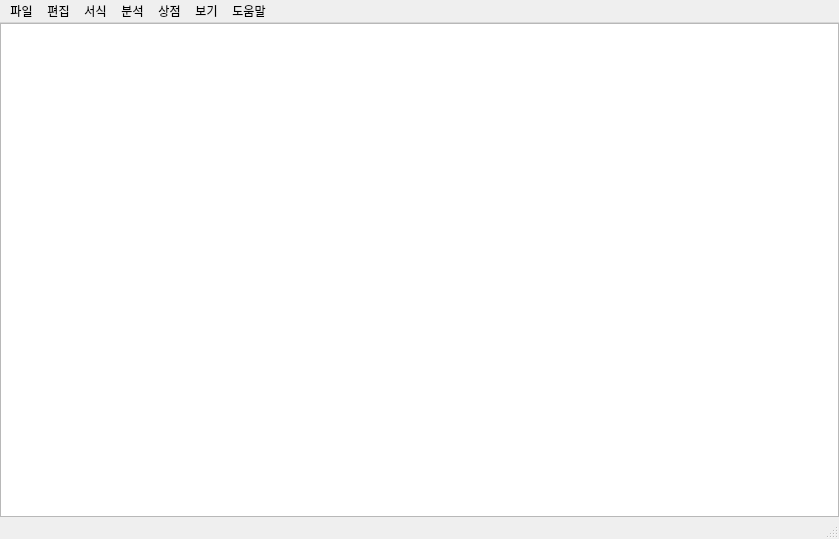
<?xml version="1.0" encoding="UTF-8"?>
<ui version="4.0">
 <class>MainWindow</class>
 <widget class="QMainWindow" name="MainWindow">
  <property name="geometry">
   <rect>
    <x>0</x>
    <y>0</y>
    <width>839</width>
    <height>539</height>
   </rect>
  </property>
  <property name="windowTitle">
   <string>jedit</string>
  </property>
  <widget class="QWidget" name="centralwidget">
   <layout class="QGridLayout" name="gridLayout">
    <property name="leftMargin">
     <number>0</number>
    </property>
    <property name="topMargin">
     <number>0</number>
    </property>
    <property name="rightMargin">
     <number>0</number>
    </property>
    <property name="bottomMargin">
     <number>0</number>
    </property>
    <item row="0" column="0">
     <layout class="QGridLayout" name="gridLayout_2">
      <item row="0" column="0">
       <widget class="QPlainTextEdit" name="plainTextEdit"/>
      </item>
     </layout>
    </item>
   </layout>
  </widget>
  <widget class="QMenuBar" name="menubar">
   <property name="geometry">
    <rect>
     <x>0</x>
     <y>0</y>
     <width>839</width>
     <height>23</height>
    </rect>
   </property>
   <widget class="QMenu" name="menu_file">
    <property name="mouseTracking">
     <bool>true</bool>
    </property>
    <property name="title">
     <string>파일</string>
    </property>
    <addaction name="action_new_make"/>
    <addaction name="action_new_window"/>
    <addaction name="action_open"/>
    <addaction name="action_save"/>
    <addaction name="action_saveas"/>
    <addaction name="separator"/>
    <addaction name="action_print"/>
    <addaction name="separator"/>
    <addaction name="action_close"/>
   </widget>
   <widget class="QMenu" name="menu_edit">
    <property name="title">
     <string>편집</string>
    </property>
    <addaction name="action_undo"/>
    <addaction name="separator"/>
    <addaction name="action_cut"/>
    <addaction name="action_copy"/>
    <addaction name="action_paste"/>
    <addaction name="action_delete"/>
    <addaction name="separator"/>
    <addaction name="action_google"/>
    <addaction name="action_find"/>
    <addaction name="action_find_replace"/>
    <addaction name="action_go"/>
    <addaction name="separator"/>
    <addaction name="action_all_select"/>
    <addaction name="action_datetime"/>
   </widget>
   <widget class="QMenu" name="menu_view">
    <property name="title">
     <string>보기</string>
    </property>
    <widget class="QMenu" name="menu">
     <property name="title">
      <string>확대하기/축소하기</string>
     </property>
     <addaction name="action_zoom_in"/>
     <addaction name="action_zoom_out"/>
     <addaction name="action_zoom_init"/>
    </widget>
    <addaction name="menu"/>
    <addaction name="action_status_bar"/>
   </widget>
   <widget class="QMenu" name="menu_help">
    <property name="title">
     <string>도움말</string>
    </property>
    <addaction name="action_help"/>
    <addaction name="action_mail"/>
    <addaction name="separator"/>
    <addaction name="action_info"/>
   </widget>
   <widget class="QMenu" name="menu_format">
    <property name="title">
     <string>서식</string>
    </property>
    <addaction name="action_font"/>
   </widget>
   <widget class="QMenu" name="menu_analysis">
    <property name="title">
     <string>분석</string>
    </property>
    <addaction name="action_word_count"/>
    <addaction name="action_kor_to_eng"/>
    <addaction name="action_eng_to_kor"/>
   </widget>
   <widget class="QMenu" name="menu_shop">
    <property name="title">
     <string>상점</string>
    </property>
    <addaction name="action_POS"/>
   </widget>
   <addaction name="menu_file"/>
   <addaction name="menu_edit"/>
   <addaction name="menu_format"/>
   <addaction name="menu_analysis"/>
   <addaction name="menu_shop"/>
   <addaction name="menu_view"/>
   <addaction name="menu_help"/>
  </widget>
  <widget class="QStatusBar" name="statusbar"/>
  <action name="action_open">
   <property name="text">
    <string>열기</string>
   </property>
   <property name="shortcut">
    <string>Ctrl+O</string>
   </property>
  </action>
  <action name="action_save">
   <property name="text">
    <string>저장</string>
   </property>
   <property name="shortcut">
    <string>Ctrl+S</string>
   </property>
  </action>
  <action name="action_saveas">
   <property name="text">
    <string>다른 이름으로 저장</string>
   </property>
   <property name="shortcut">
    <string>Ctrl+Shift+S</string>
   </property>
  </action>
  <action name="action_close">
   <property name="text">
    <string>끝내기</string>
   </property>
  </action>
  <action name="action_undo">
   <property name="text">
    <string>실행 취소</string>
   </property>
   <property name="shortcut">
    <string>Ctrl+Z</string>
   </property>
  </action>
  <action name="action_cut">
   <property name="text">
    <string>잘라내기</string>
   </property>
   <property name="shortcut">
    <string>Ctrl+X</string>
   </property>
  </action>
  <action name="action_copy">
   <property name="text">
    <string>복사</string>
   </property>
   <property name="shortcut">
    <string>Ctrl+C</string>
   </property>
  </action>
  <action name="action_paste">
   <property name="text">
    <string>붙여넣기</string>
   </property>
   <property name="shortcut">
    <string>Ctrl+V</string>
   </property>
  </action>
  <action name="action_find">
   <property name="text">
    <string>찾기</string>
   </property>
   <property name="shortcut">
    <string>Ctrl+F</string>
   </property>
  </action>
  <action name="action_next_find">
   <property name="text">
    <string>다음 찾기</string>
   </property>
   <property name="shortcut">
    <string>F3</string>
   </property>
  </action>
  <action name="action_prev_find">
   <property name="text">
    <string>이전 찾기</string>
   </property>
   <property name="shortcut">
    <string>Shift+F3</string>
   </property>
  </action>
  <action name="action_find_replace">
   <property name="text">
    <string>바꾸기</string>
   </property>
   <property name="shortcut">
    <string>Ctrl+H</string>
   </property>
  </action>
  <action name="action_go">
   <property name="text">
    <string>이동</string>
   </property>
   <property name="shortcut">
    <string>Ctrl+G</string>
   </property>
  </action>
  <action name="action_all_select">
   <property name="text">
    <string>모두 선택</string>
   </property>
   <property name="shortcut">
    <string>Ctrl+A</string>
   </property>
  </action>
  <action name="action_datetime">
   <property name="text">
    <string>시간/날짜</string>
   </property>
   <property name="shortcut">
    <string>F5</string>
   </property>
  </action>
  <action name="action_15">
   <property name="text">
    <string>자동 줄 바꿈</string>
   </property>
  </action>
  <action name="action_16">
   <property name="text">
    <string>글꼴</string>
   </property>
  </action>
  <action name="action_wrap">
   <property name="text">
    <string>자동 줄 바꿈</string>
   </property>
  </action>
  <action name="action_18">
   <property name="text">
    <string>글꼴</string>
   </property>
  </action>
  <action name="action_status_bar">
   <property name="checkable">
    <bool>true</bool>
   </property>
   <property name="checked">
    <bool>true</bool>
   </property>
   <property name="text">
    <string>상태 표시줄</string>
   </property>
  </action>
  <action name="action_help">
   <property name="text">
    <string>도움말 보기</string>
   </property>
  </action>
  <action name="action_mail">
   <property name="text">
    <string>피드백 보내기</string>
   </property>
  </action>
  <action name="action_info">
   <property name="text">
    <string>jedit 정보</string>
   </property>
  </action>
  <action name="action_zoom_in">
   <property name="text">
    <string>확대</string>
   </property>
   <property name="shortcut">
    <string>Ctrl++</string>
   </property>
  </action>
  <action name="action_zoom_out">
   <property name="text">
    <string>축소</string>
   </property>
   <property name="shortcut">
    <string>Ctrl+-</string>
   </property>
  </action>
  <action name="action_zoom_init">
   <property name="text">
    <string>확대하기/축소하기 기본값 복원</string>
   </property>
   <property name="shortcut">
    <string>Ctrl+0</string>
   </property>
  </action>
  <action name="action_print">
   <property name="text">
    <string>인쇄</string>
   </property>
   <property name="shortcut">
    <string>Ctrl+P</string>
   </property>
  </action>
  <action name="action_google">
   <property name="text">
    <string>Google으로 검색</string>
   </property>
   <property name="shortcut">
    <string>Ctrl+E</string>
   </property>
  </action>
  <action name="action_new_window">
   <property name="text">
    <string>새 창</string>
   </property>
   <property name="shortcut">
    <string>Ctrl+Shift+N</string>
   </property>
  </action>
  <action name="action_delete">
   <property name="text">
    <string>삭제</string>
   </property>
   <property name="shortcut">
    <string>Del</string>
   </property>
  </action>
  <action name="action_new_make">
   <property name="text">
    <string>새로 만들기</string>
   </property>
   <property name="shortcut">
    <string>Ctrl+N</string>
   </property>
  </action>
  <action name="action_font">
   <property name="text">
    <string>글꼴</string>
   </property>
  </action>
  <action name="action_word_count">
   <property name="text">
    <string>단어 횟수</string>
   </property>
  </action>
  <action name="action_kor_to_eng">
   <property name="text">
    <string>한/영 번역</string>
   </property>
  </action>
  <action name="action_eng_to_kor">
   <property name="text">
    <string>영/한 번역</string>
   </property>
  </action>
  <action name="action_POS">
   <property name="text">
    <string>POS</string>
   </property>
  </action>
 </widget>
 <resources/>
 <connections/>
</ui>
